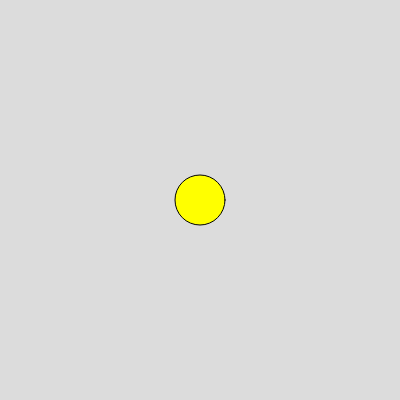
Frame 1 (no input)
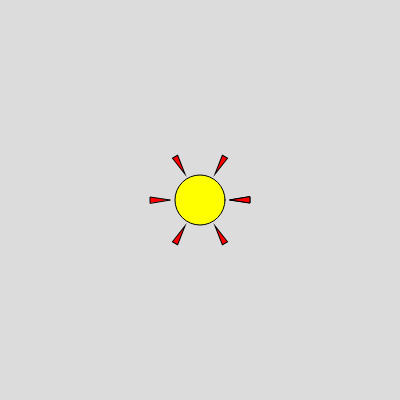
Frame 60 (no input)
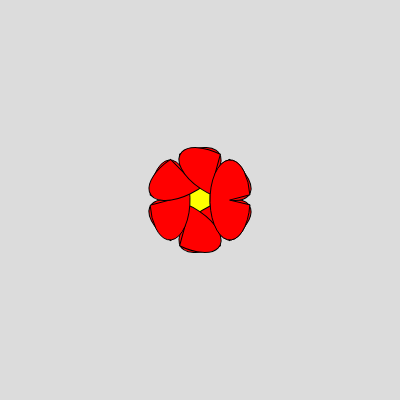
Frame 120 (the mouse pressed at the canvas centre since frame 60)

The p5.js sketch that drew these frames (run headless with seeded random() and noise() and a simulated clock; from frame 60 on, the mouse is pressed at the canvas centre):

// p5.js sketch
// ── sketch.js
let petalAngle = 0; 

function setup() {
  createCanvas(400, 400);
}

function draw() {
  background(220);
  translate(width / 2, height / 2);

  // Desenha o centro da flor
  fill("yellow");
  ellipse(0, 0, 50, 50);

  // Desenha as pétalas da flor
  fill("red");
  for (let i = 0; i < TWO_PI; i += PI / 3) {
    push();
    rotate(i);
    let openAngle = sin(petalAngle) * PI / 4; // Define o ângulo de abertura
    arc(30, 0, 40, 80, -openAngle, openAngle, PIE);
    pop();
  }
  // Aumenta o ângulo de abertura das pétalas
  petalAngle += 0.05;
}


// ── sketch_pong.js
// Variáveis para a posição e velocidade da bola
let ballX, ballY;
let ballSpeedX = 5;
let ballSpeedY = 3;

// Variáveis para as raquetes
let playerY;
let computerY;
let paddleWidth = 10;
let paddleHeight = 100;
let ballRadius = 10;
let computerSpeed = 3;

// Variáveis para a pontuação
let playerScore = 0;
let computerScore = 0;

// Função que configura o jogo
function setup() {
  // Cria o campo de jogo
  createCanvas(800, 400);
  // Inicializa as posições das raquetes e da bola
  playerY = (height - paddleHeight) / 2;
  computerY = (height - paddleHeight) / 2;
  ballX = width / 2;
  ballY = height / 2;
}

// Função que desenha o jogo a cada frame
function draw() {
  // Define a cor de fundo
  background(0);

  // Desenha a bola
  fill(255);
  ellipse(ballX, ballY, ballRadius * 2, ballRadius * 2);

  // Desenha as raquetes
  rect(0, playerY, paddleWidth, paddleHeight);
  rect(width - paddleWidth, computerY, paddleWidth, paddleHeight);

  // Desenha a pontuação
  textSize(32);
  textAlign(CENTER, CENTER);
  text(playerScore, width / 4, 50);
  text(computerScore, 3 * width / 4, 50);

  // Atualiza a posição da bola
  ballX += ballSpeedX;
  ballY += ballSpeedY;

  // Verifica colisão da bola com as paredes superior e inferior
  if (ballY + ballRadius > height || ballY - ballRadius < 0) {
    ballSpeedY *= -1; // Inverte a direção da bola
  }

  // Verifica colisão da bola com a raquete do jogador
  if (ballX - ballRadius < paddleWidth && ballY > playerY && ballY < playerY + paddleHeight) {
    ballSpeedX *= -1; // Inverte a direção da bola
    let deltaY = ballY - (playerY + paddleHeight / 2);
    ballSpeedY = deltaY * 0.35; // Ajusta a velocidade vertical da bola
  }

  // Verifica colisão da bola com a raquete do computador
  if (ballX + ballRadius > width - paddleWidth && ballY > computerY && ballY < computerY + paddleHeight) {
    ballSpeedX *= -1; // Inverte a direção da bola
    let deltaY = ballY - (computerY + paddleHeight / 2);
    ballSpeedY = deltaY * 0.35; // Ajusta a velocidade vertical da bola
  }

  // Verifica se o computador marcou ponto
  if (ballX - ballRadius < 0) {
    computerScore++; // Incrementa a pontuação do computador
    resetBall(); // Reseta a bola
  }

  // Verifica se o jogador marcou ponto
  if (ballX + ballRadius > width) {
    playerScore++; // Incrementa a pontuação do jogador
    resetBall(); // Reseta a bola
  }

  // Movimenta a raquete do jogador com as setas do teclado
  if (keyIsDown(UP_ARROW)) {
    playerY -= 10;
  }
  if (keyIsDown(DOWN_ARROW)) {
    playerY += 10;
  }

  // Movimenta a raquete do computador com velocidade limitada
  if (ballY > computerY + paddleHeight / 2) {
    computerY += computerSpeed;
  } else if (ballY < computerY + paddleHeight / 2) {
    computerY -= computerSpeed;
  }
}

// Função que reseta a posição da bola
function resetBall() {
  ballX = width / 2;
  ballY = height / 2;
  ballSpeedX *= -1; // Inverte a direção da bola
}
